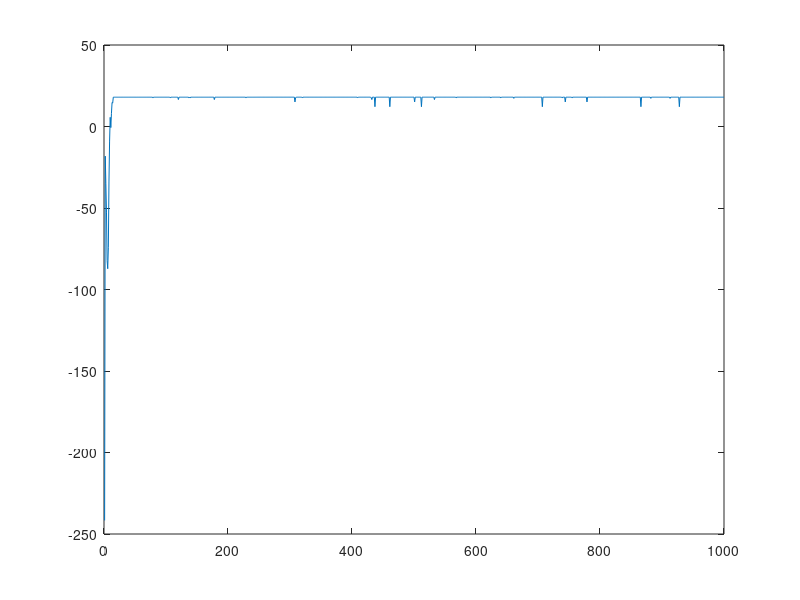

MATLAB code for this plot:
clear all; %borrar todas las variables
close all; %cerrar todas las ventanas
clc; %limpia la pantalla

xmin1= 0;
xmax1= 4;

xmin2= 0;
xmax2= 6;

tpaso1 = 0.01;
tpaso2 = 0.01;

elementos1= ((xmax1-xmin1)/tpaso1)+1;
elementos2= ((xmax2-xmin2)/tpaso2)+1;

nbits1= ceil(log2(elementos1));
nbits2= ceil(log2(elementos2));
np= 512;

x1=randi([0,2^nbits1-1],np,1);
x2=randi([0,2^nbits2-1],np,1);

x1real= (xmax1-xmin1)*x1/(2^nbits1-1)+xmin1;
x2real= (xmax2-xmin2)*x2/(2^nbits2-1)+xmin2;%convierte enteros a reales

a=-1000;
for i=1:1000
        y=3*x1real+2*x2real+a*max(3*x1real+2*x2real-18,0);
        yprom(i)=mean(y);

        cromosoma= sortrows([y x1 x1real x2 x2real ],1);

        padresbin1= de2bi(cromosoma(np/2+1:np,2),nbits1);
        padresbin2= de2bi(cromosoma(np/2+1:np,4),nbits2);


        for k=1 : (np/4)
                n=randi([2,nbits1-1]); %Punto de cruce aleatorio
                hijobin1(2*k-1,:)= [padresbin1(2*k-1,1:n) padresbin1(2*k,n+1:nbits1)];
                hijobin1(2*k,:)= [padresbin1(2*k,1:n) padresbin1(2*k-1,n+1:nbits1)];
                
                n=randi([2,nbits2-1]); %Punto de cruce aleatorio
                hijobin2(2*k-1,:)= [padresbin2(2*k-1,1:n) padresbin2(2*k,n+1:nbits2)];
                hijobin2(2*k,:)= [padresbin2(2*k,1:n) padresbin2(2*k-1,n+1:nbits2)];
                
               
        end

        %Mutacion
        p=rand();
        if p>0.90
            nhijo1=randi(np/2); %hijo al azar
            bit1=randi(nbits1); %bit al azar
            if hijobin1(nhijo1,bit1)==1;
                hijobin1(nhijo1,bit1)=0;
            else
                hijobin1(nhijo1,bit1)=1;
            end
        end
        
        p=rand();
        if p>0.95
            nhijo2=randi(np/2); %hijo al azar
            bit2=randi(nbits2); %bit al azar
            if hijobin2(nhijo2,bit2)==1;
                hijobin2(nhijo2,bit2)=0;
            else
                hijobin2(nhijo2,bit2)=1;
            end
        end
        
        
        %Sustitucion generacional
        hijoent1=bi2de(hijobin1);
        hijoreal1=(xmax1-xmin1)*hijoent1/(2^nbits1-1)+xmin1;
        
        hijoent2=bi2de(hijobin2);
        hijoreal2=(xmax2-xmin2)*hijoent2/(2^nbits2-1)+xmin2;
        
       
        x1= [cromosoma(np/2+1:np,2);hijoent1]; %Actualizacion de x1
        x1real= [cromosoma(np/2+1:np,3);hijoreal1]; %Actualizacion de x1real
        
        x2= [cromosoma(np/2+1:np,4);hijoent2]; %Actualizacion de x1
        x2real= [cromosoma(np/2+1:np,5);hijoreal2];
        
        
end
plot(yprom);
y=3*x1real+2*x2real;
cromosoma= [y x1 x1real x2 x2real];
[val,ind]=max(y)

disp(['Resultado: x1= ' num2str(cromosoma(ind,3)) ' x2= ' num2str(cromosoma(ind,5)) ])